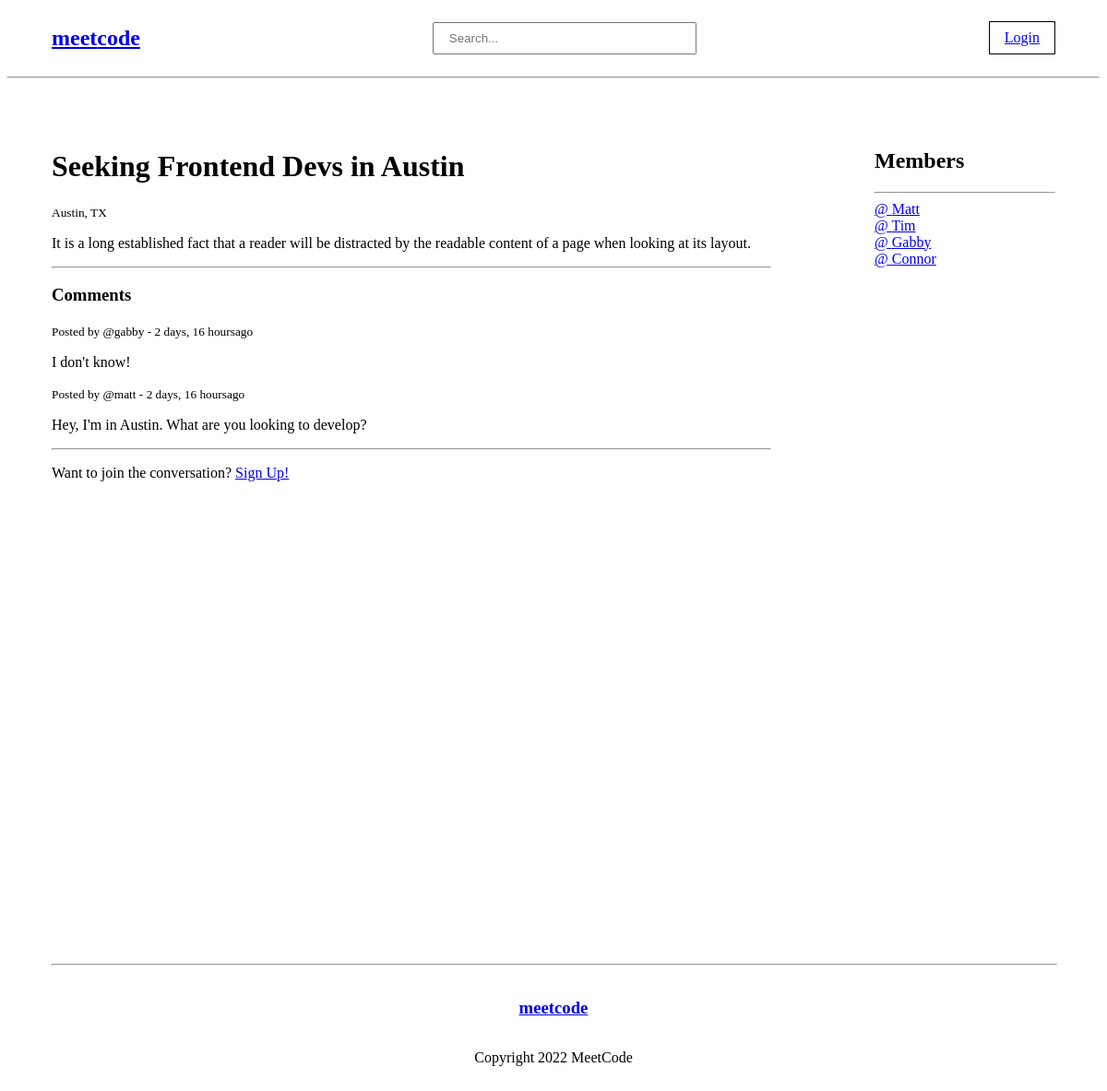
/board/2, run on the app's committed database.
### base/models.py (models this page shows, shortened)
class Board(models.Model):
    author = models.ForeignKey(User, on_delete=models.SET_NULL, null=True)
    category = models.ForeignKey(Category, on_delete=models.SET_NULL, null=True)
    city = models.CharField(max_length=30, null=True, blank=True)
    state = models.CharField(max_length=2, null=True, blank=True)
    name = models.CharField(max_length=200)
    description = models.TextField(null=True, blank=True)
    members = models.ManyToManyField(User, related_name='members', blank=True)
    updated = models.DateTimeField(auto_now=True)
    created = models.DateTimeField(auto_now_add=True)
    class Meta:
        ordering = ['-updated', '-created']

class Message(models.Model):
    user = models.ForeignKey(User, on_delete=models.CASCADE)
    board = models.ForeignKey(Board, on_delete=models.CASCADE)
    body = models.TextField()
    updated = models.DateTimeField(auto_now=True)
    created = models.DateTimeField(auto_now_add=True)
    class Meta:
        ordering = ['-updated', '-created']

### base/views.py (the view, shortened to what this page needs)
# urls.py: path("board/<str:pk>", views.board, name="board"),
def board(request, pk):
    board = Board.objects.get(id=pk)
    comments = board.message_set.all().order_by('-created')
    members = board.members.all()[:20]
    context = {'board': board, 'comments': comments, 'members': members}
    return render(request, 'base/board.html', context)

### base/templates/base/board.html (shortened to what this page needs)
{% extends 'layout.html' %}
{% block content %}
<div class="board-container">
  <div class="board-content-container">
    <h1>{{board.name}}</h1>
    <small>{{board.city.title}}, {{board.state.upper}}</small>
    <p>{{board.description}}</p>
    <hr />
    <div class="comment-container">
      <h3>Comments</h3>
      {% for comment in comments %}
      <div>
        <small>Posted by @{{comment.user}} - {{comment.created|timesince}}ago</small>
        <p>{{comment.body}}</p>
      </div>
      {% endfor %}
    </div>
    <hr />
    <div>
    {% if request.user.is_authenticated %}
      <h4>Add to the conversation:</h4>
      <form method="POST" action="">
        {% csrf_token %}
        <input type="text" name="body" placeholder="Type your message here" />
      </form>
    {% else %}
        <p>Want to join the conversation? <a href="{% url 'user-register' %}">Sign Up!</a></p>
    {% endif %}
    </div>
  </div>
  <div class="board-member-container">
    <h2>Members</h2>
    <hr>
    {% for member in members %}
    <div>
        <a href="{% url 'user-profile' member.id %}">@ {{member.username.capitalize}}</a>
    </div>
    {% endfor %}
  </div>
</div>
{% endblock %}

### templates/layout.html (style rules this page uses)
.board-container { display: grid; grid-template-columns: 3fr 1fr; gap: 1rem; padding: 3rem 0; height: 100vh; }
.board-content-container { padding: 0 3rem; }
.board-member-container { padding: 0 3rem; }

### data on the page
Board: name "Seeking Frontend Devs in Austin", city "Austin", state "TX", description "It is a long established fact that a reader will be distracted by the readable content of a page when looking at its layout."
Message: user "gabby", created "2 days, 16 hours", body "I don't know!"
Message: user "matt", created "2 days, 16 hours", body "Hey, I'm in Austin. What are you looking to develop?"

### other printed values
{{ member.username.capitalize }} "Matt"
{{ member.username.capitalize }} "Tim"
{{ member.username.capitalize }} "Gabby"
{{ member.username.capitalize }} "Connor"
